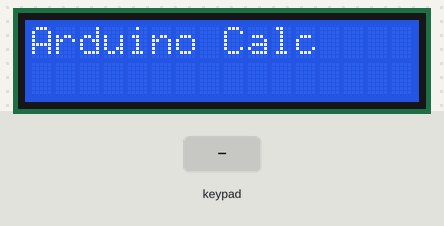
This sketch was run on a simulated Arduino Uno, built with avr-gcc and run on an emulated ATmega328P. On the bench: 16×2 character LCD. The inputs (shaded band) are chosen by the test bench. What the sketch prints to the serial monitor is not drawn.

Above: at 0.1 s.
3.3 s: keypad keys 7 + 5 = pressed 0.4 s apart
At 4.8 s:
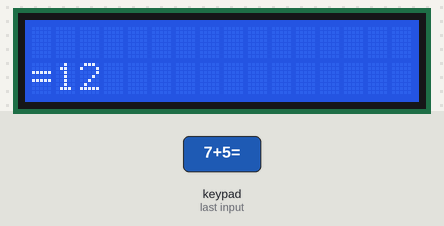
6.4 s: key '*' pressed
At 7.6 s:
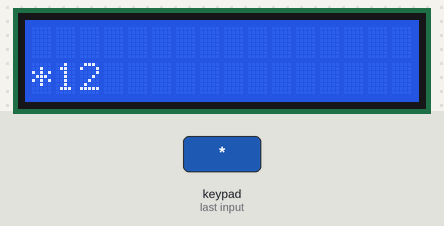
7.9 s: key '/' pressed
At 8.8 s:
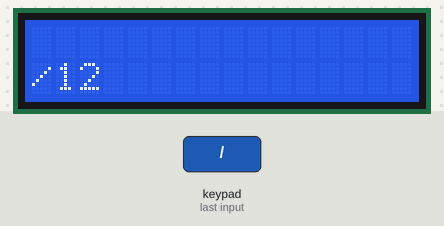
9.4 s: keypad keys 9 8 7 6 pressed 0.4 s apart
At 12.0 s:
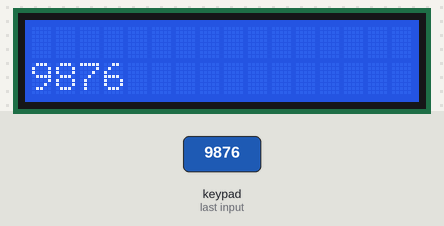
12.5 s: key 'C' pressed
At 13.5 s:
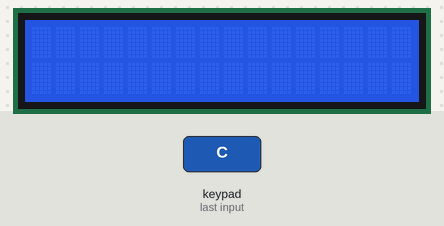
14.0 s: key '+' pressed
At 14.5 s:
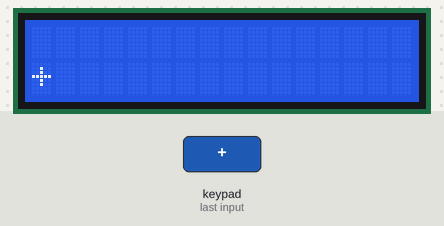
Timing chart, 0 to 16.5 s (numbered marks = the images above; inputs shaded):
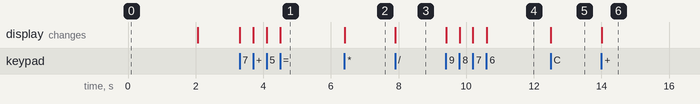

Measured:
- after the input at 3.3 s, the display: first changes at once (image 1 shows a later state)
- after the input at 6.4 s, the display: changes at once (image 2)
- after the input at 7.9 s, the display: changes at once (image 3)
- after the input at 9.4 s, the display: first changes at once (image 4 shows a later state)
- after the input at 12.5 s, the display: changes at once (image 5)
- after the input at 14.0 s, the display: changes at once (image 6)

The sketch:

calculator1.ino
```cpp
#include <Keypad.h>
#include <LiquidCrystal.h>

const byte ROWS = 4;
const byte COLS = 4;

char keys[ROWS][COLS] = {
  {'1','2','3','+'},
  {'4','5','6','-'},
  {'7','8','9','*'},
  {'C','0','=','/'}
};

byte rowPins[ROWS] = {9, 8, 7, 6};  // Connect to the row pinouts of the keypad
byte colPins[COLS] = {5, 4, 3, 2};  // Connect to the column pinouts of the keypad

Keypad keypad = Keypad(makeKeymap(keys), rowPins, colPins, ROWS, COLS);

LiquidCrystal lcd(12, 11, 5, 4, 3, 2);  // Connect RS, E, D4, D5, D6, D7

String inputString = "";
char operatorChar;
int num1, num2, result;

void setup() {
  lcd.begin(16, 2);
  lcd.print("Arduino Calc");
  delay(2000);
  lcd.clear();
  Serial.begin(9600);  // Initialize the Serial Monitor
}

void loop() {
  char key = keypad.getKey();

  if (key) {
    if (key >= '0' && key <= '9') {
      inputString += key;
      lcd.setCursor(0, 1);
      lcd.print(inputString);
      Serial.print(key);  // Print the key to the Serial Monitor
    } else if (key == 'C') {
      inputString = "";
      lcd.clear();
      Serial.println("\nCleared");  // Notify Serial Monitor that input has been cleared
    } else if (key == '+' || key == '-' || key == '*' || key == '/') {
      num1 = inputString.toInt();
      operatorChar = key;
      inputString = "";
      lcd.setCursor(0, 1);
      lcd.print(operatorChar);
      Serial.print(" ");  // Space for readability in Serial Monitor
      Serial.print(operatorChar);  // Print the operator to the Serial Monitor
      Serial.print(" ");  // Space for readability in Serial Monitor
    } else if (key == '=') {
      num2 = inputString.toInt();
      lcd.setCursor(0, 1);
      lcd.print("=");
      switch (operatorChar) {
        case '+': result = num1 + num2; break;
        case '-': result = num1 - num2; break;
        case '*': result = num1 * num2; break;
        case '/': result = num2 != 0 ? num1 / num2 : 0; break;
      }
      lcd.print(result);
      Serial.println(num2);  // Print the second number to the Serial Monitor
      Serial.print(" = ");
      Serial.println(result);  // Print the result to the Serial Monitor
      inputString = String(result);
    }
  }
}
```
